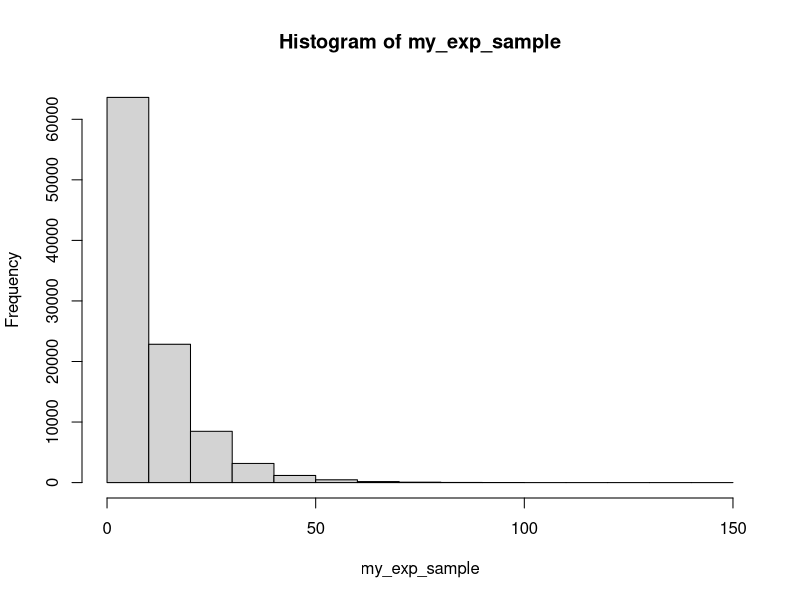
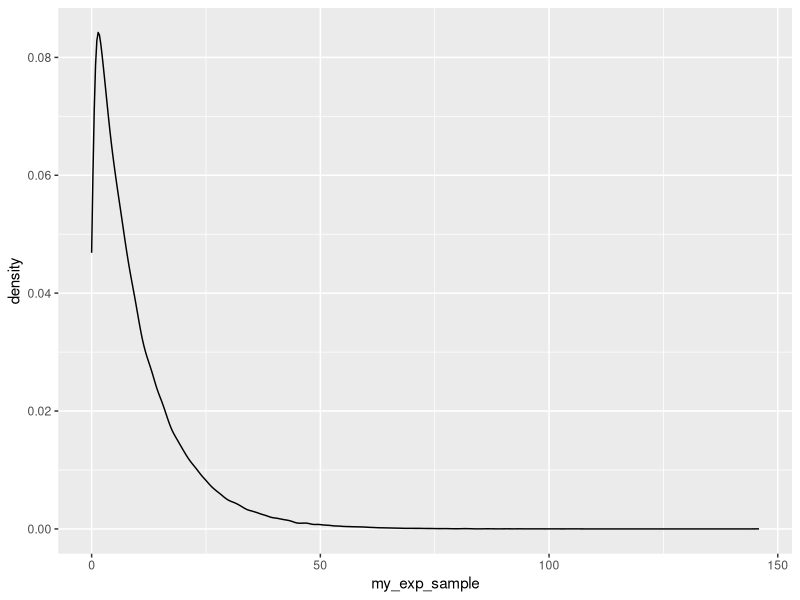
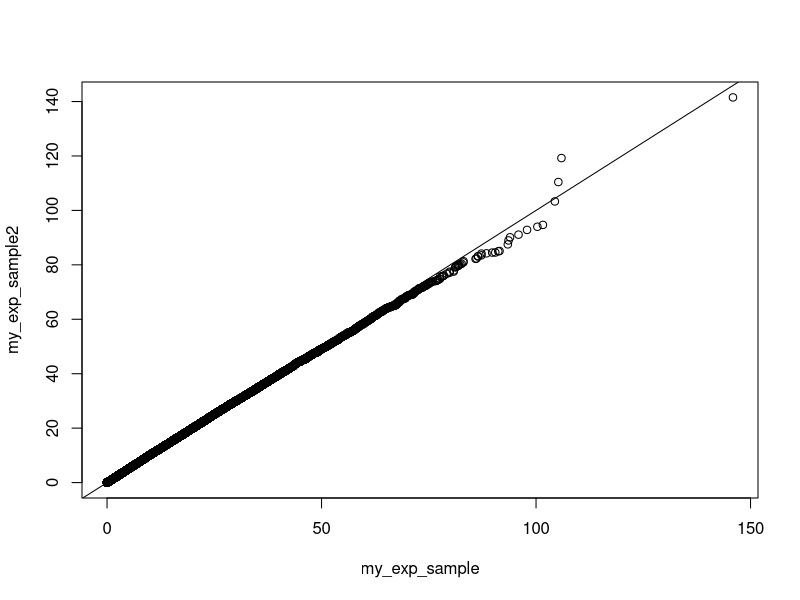

Write the R code that produced these figures, in order.
## ---- chunk 1
add_two_numbers <- function(number1, number2){
  return(number1 + number2)
}

add_two_numbers(number1 = 2, number2 = 9)

# We can call function without argument names but it is not good practice e.g.
add_two_numbers(2, 9)
## ---- chunk 2
set.seed(345454)

x <- runif(7)
x
qexp(x, rate=0.2)
## ---- chunk 3
qexp(0.55, rate = 0.1)

## or we can code it up ourselves using our lecture notes
exp_inverse_cdf <- function(x, rate=1){return(-(1/rate)*log(1-x))}

exp_inverse_cdf(0.55, rate =0.1)
## ---- chunk 4
rexp_isi_buds <- function(num_draws, exp_rate = 1){
  runif_draws <- runif(num_draws) # Random draws from uniform distirbution
  return(qexp(runif_draws, rate = exp_rate)) # Plug draws into cdf
}

my_exp_sample <- rexp_isi_buds(100000, exp_rate = 0.1)
## ---- chunk 5
# base R plot for reference
hist(my_exp_sample) 

# ggplot
library(tidyverse)

data.frame("my_exp_sample" = my_exp_sample) %>% # Need data frame for ggplot()
  ggplot(aes(x = my_exp_sample)) +
  geom_density() # Try changing the number of bins by setting bins = 10
## ---- chunk 6
my_exp_sample2 <- rexp(100000, 0.1)

qqplot(my_exp_sample, my_exp_sample2)
abline(0,1)
## ---- chunk 7
# Parentheses tell R to print the value being stored
(emp_exp_mean <- mean(my_exp_sample)) 
(theor_exp_mean <- 1/0.1)

(emp_exp_sd <- sd(my_exp_sample))
(theor_exp_sd <- sqrt(1/0.1^2))

(emp_exp_var <- var(my_exp_sample))
(theor_exp_var <- 1/0.1^2)
## ---- chunk 8
rbernoulli <- function(success_prob){
  return_value <- 0
  
  if (runif(1) < success_prob){
    return_value <- 1 # else statement is not necessary, because we set return_value to 0 from the start
  }
  
  return(return_value)
}
## ---- chunk 9
num_sim <- 100000
my_coins <- numeric(num_sim)
my_prob <- 0.24

for (i in 1:num_sim){
  my_coins[i] <- rbernoulli(my_prob)
}

head(my_coins)
mean(my_coins)
